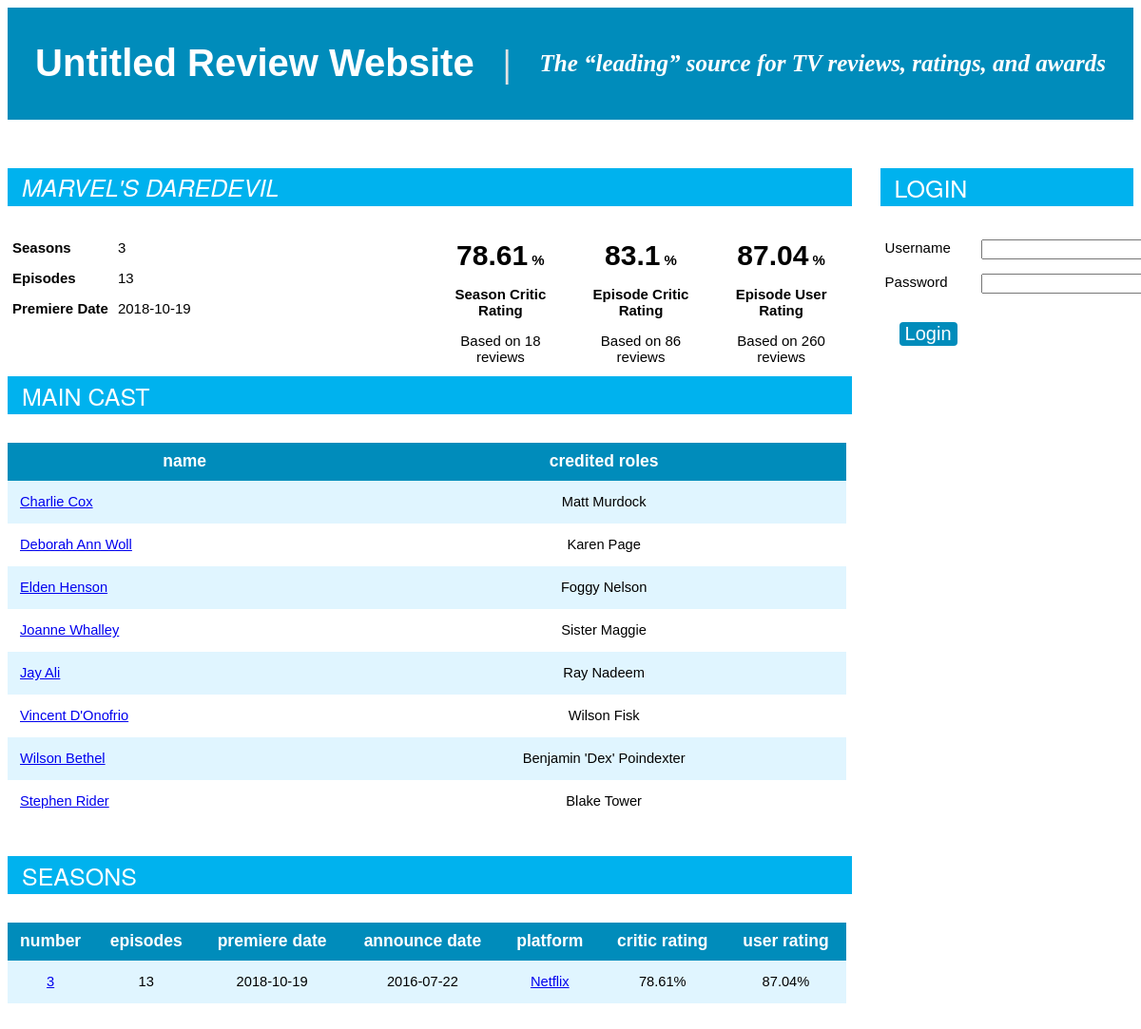
The page /scripts/serial.php?id=1 on the database its author committed.
### tables this page shows
CREATE TABLE IF NOT EXISTS CrewPerson
	(crewID INTEGER PRIMARY KEY AUTO_INCREMENT, 
	name VARCHAR(50), 
	birthdate DATE
);

CREATE TABLE IF NOT EXISTS Season
	(serialID INTEGER, 
	seasonID INTEGER, 
	orderingPlatformID INTEGER,
	announceDate DATE, 
	renewed BOOL,
	PRIMARY KEY(serialID, seasonID),
	FOREIGN KEY(serialID)
		REFERENCES Serial(serialID)
		ON DELETE CASCADE
		ON UPDATE CASCADE,
	FOREIGN KEY(orderingPlatformID)
		REFERENCES Platform(platformID)
		ON DELETE CASCADE
		ON UPDATE CASCADE
);

CREATE TABLE IF NOT EXISTS Platform
	(platformID INTEGER PRIMARY KEY AUTO_INCREMENT, 
	name VARCHAR(25), 
	isNetwork BOOL
);

### scripts/serial.php (the view, shortened to what this page needs)
<html>
	<head>
		<link href="style.css" rel="stylesheet" type="text/css">
		<div id=top>
			<a class="header-link" href="<?php echo "http://" . $_SERVER['HTTP_HOST']; ?>"><h1>Untitled Review Website</h1></a>
			<span class="separator"><b>|</b></span>
			<h2>The “leading” source for TV reviews, ratings, and awards</h2>
		</div>
	</head>
	<body>
		<div class="column-left">
<?php
$servername = "localhost:3306";
$username = "application";
$password = "applicationPASSWORD";
$dbname = "untitled_review_website";
$conn = new mysqli($servername, $username, $password, $dbname);
$serialID = $_GET['id'];
if (isset($_GET['title']) && !$conn->connect_error) {
	$title = (isset($_SESSION['is_admin']) && $_SESSION['is_admin'])?
		("<input type=\"text\" class=\"title\" name=\"title\" size=\"30\" value=\"" . $_GET['title'] . "\">") :
		$_GET['title'];
	echo "<span class=\"content-header\"><h3><i>" . $title . "&nbsp;</i></h3></span>";
	$missing = "<span class=\"no-rating\">N/A</span>";
	echo "<div class=\"wide column-left\">
		<table class=\"plain\">";
	$sql = "SELECT MAX(S.seasonID) AS count
			FROM Season S
			WHERE S.serialID = " . $serialID;
	$result = $conn->query($sql);
	if ($result->num_rows > 0) {
		$row = $result->fetch_assoc();
		$numSeasons = $row['count'];
	} else {
		$numSeasons = 0;
	}
	echo "<tr><th>Seasons</th><td>" . $numSeasons . "</td></tr>";
	$sql = "SELECT COUNT(E.progID) AS count, MIN(P.releaseDate) AS releaseDate
			FROM Program P, Episode E
			WHERE P.progID = E.progID
				AND E.serialID = " . $serialID . "
			GROUP BY E.serialID";
	$result = $conn->query($sql);
	if ($result->num_rows > 0) {
		$row = $result->fetch_assoc();
		$numEps = $row['count'];
		$releaseDate = $row['releaseDate'];
	} else {
		$numEps = 0;
		$releaseDate = $missing;
	}
	echo "<tr><th>Episodes</th><td>" . $numEps . "</td></tr>
			<tr><th>Premiere Date</th><td>" . $releaseDate . "</td></tr>
		</table>";
	echo "</div>";
	$sql = "SELECT AVG(R.rating) AS rating, SUM(R.count) AS count
			FROM (SELECT AVG(R2.rating) AS rating, COUNT(R2.rating) AS count
					FROM Review R2
					WHERE EXISTS(SELECT reviewID
								FROM CriticReview CR
								WHERE CR.reviewID = R2.reviewID)
						AND R2.serialID = " . $serialID . "
					GROUP BY R2.seasonID) R";
	$result = $conn->query($sql);
	$row = $result->fetch_assoc();
	$criticRating = isset($row['rating']) ? round($row['rating'], 2) : -1;
	$criticCount = empty($row['count']) ? 0 : $row['count'];
	$sql = "SELECT AVG(R.rating) AS rating, SUM(R.count) AS count
			FROM Episode E, (SELECT R2.progID, AVG(R2.rating) AS rating, COUNT(R2.rating) AS count
							FROM Review R2
							WHERE EXISTS(SELECT reviewID
										FROM CriticReview CR
										WHERE CR.reviewID = R2.reviewID)
							GROUP BY R2.progID) AS R
			WHERE R.progID = E.progID
				AND E.serialID = " . $serialID;
	$result = $conn->query($sql);
	$row = $result->fetch_assoc();
	$criticEpRating = isset($row['rating']) ? round($row['rating'], 2) : -1;
	$criticEpCount = empty($row['count']) ? 0 : $row['count'];
	$sql = "SELECT AVG(R.rating) AS rating, COUNT(R.rating) AS count
			FROM Review R, Episode E
			WHERE EXISTS(SELECT reviewID
						FROM UserReview UR
						WHERE UR.reviewID = R.reviewID)
				AND R.progID = E.progID
				AND E.serialID = " . $serialID;
	$result = $conn->query($sql);
	$row = $result->fetch_assoc();
	$userRating = round($row['rating'], 2);
	$userCount = empty($row['count']) ? 0 : $row['count'];
	echo "<div class=\"wide column-right\">
			<table class=\"plain right centered\" align=\"right\">
				<tr>
					<th><span class=\"rating\">" .
					(($criticRating == -1) ? ($missing . "</span>") : ($criticRating . "</span> %")) .
					"</th>
					<th><span class=\"rating\">" .
					(($criticEpRating == -1) ? ($missing . "</span>") : ($criticEpRating . "</span> %")) .
					"</th>
					<th><span class=\"rating\">" .
					(($userRating == -1) ? ($missing . "</span>") : ($userRating . "</span> %")) .
					"</th>
				</tr>
				<tr>
					<th>Season Critic Rating</th>
					<th>Episode Critic Rating</th>
					<th>Episode User Rating</th>
				</tr>
				<tr>
					<td width=\"150px\">Based on " . $criticCount . " reviews</td>
					<td width=\"150px\">Based on " . $criticEpCount . " reviews</td>
					<td width=\"150px\">Based on " . $userCount . " reviews</td>
				</tr>
			</table>
		</div>
		<p>&nbsp;</p>";
	echo "<span id=\"cast\" class=\"content-header\"><h3>Main Cast</h3></span>";
	$sql = "SELECT C.crewID, C.name
			FROM Episode E, WorksOn W, CrewPerson C
			WHERE E.progID = W.progID
				AND W.crewID = C.crewID
				AND W.roleID = \"Main cast\"
				AND E.serialID = " . $serialID . "
			GROUP BY C.crewID, C.name";
	$result = $conn->query($sql);
	if ($result->num_rows > 0) {
		echo "<table class=\"listing\">
				<tr><th>Name</th><th>Credited Roles</th>";
		while ($row = $result->fetch_assoc()){
			echo "<tr>
					<td><a href=\"http://" . $_SERVER['HTTP_HOST'] . "/crew?id=" . $row['crewID'] . "\">" . $row['name'] . "</a></td>
					<td align=\"center\">";
			$crewID = $row['crewID'];
			$innerSql = "SELECT DISTINCT(W.creditedAs)
						FROM Episode E, WorksOn W
						WHERE E.progID = W.progID
							AND W.crewID = " . $crewID . "
							AND E.serialID = " . $serialID;
			$innerResult = $conn->query($innerSql);
			if ($innerResult->num_rows > 0) {
				while ($innerRow = $innerResult->fetch_assoc()){
					echo "<p>" . $innerRow['creditedAs'] . "</p>";
				}
			} else {
				echo $missing;
			}
			echo "</td></tr>";
		}
		echo "</table>";
	} else {
		echo "<p>No results available...</p>";
	}
	echo "<span id=\"seasons\" class=\"content-header\"><h3>Seasons</h3></span>";
	$sql = "SELECT S.seasonID, S.announceDate, P.platformID, P.name
			FROM Season S LEFT JOIN Platform P
			ON S.orderingPlatformID = P.platformID
			WHERE S.serialID = " . $serialID . "
			ORDER BY S.seasonID";
	$result = $conn->query($sql);
	if ($result->num_rows > 0 || (isset($_SESSION['is_admin']) && $_SESSION['is_admin'])) {
		echo "<table class=\"listing\">
				<tr>
					<th width=\"30px\">Number</th>
					<th>Episodes</th>
					<th>Premiere Date</th>
					<th>Announce Date</th>
					<th>Platform</th>
					<th>Critic Rating</th>
					<th>User Rating</th>";
		echo "</tr>";
		while ($row = $result->fetch_assoc()){
			$seasonIndex = $row['seasonID'];
			$announceDate = ((empty($row['announceDate'])) ? $missing : $row['announceDate']);
			if (!empty($row['platformID']) && !empty($row['name'])) {
				$platform = "<a href=\"http://" . $_SERVER['HTTP_HOST'] . "/platform?id=" . $row['platformID'] . "\">" . $row['name'] . "</a>";
			} else {
				$platform = $missing;
			}
			echo "<tr>
					<td align=\"center\">
						<a href=\"http://" . $_SERVER['HTTP_HOST'] . "/season?serialID=" . $serialID . "&seasonID=" . $row['seasonID'] . "\">" . $row['seasonID'] . "</a>
					</td>";
			$innerSql = "SELECT COUNT(E.progID) AS count, MIN(P.releaseDate) AS premiereDate
						FROM Program P, Episode E
						WHERE P.progID = E.progID
							AND E.serialID = " . $serialID . "
							AND E.seasonID = " . $seasonIndex . "
						GROUP BY E.serialID, E.seasonID";
			$innerResult = $conn->query($innerSql);
			if ($innerResult->num_rows > 0) {
				$innerRow = $innerResult->fetch_assoc();
				$epCount = $innerRow['count'];
				$premiereDate = ((empty($innerRow['premiereDate'])) ? $missing : $innerRow['premiereDate']);
			} else {
				$epCount = 0;
				$premiereDate = $missing;
			}
			echo "<td align=\"center\">" . $epCount . "</td>
					<td align=\"center\">" . $premiereDate . "</td>
					<td align=\"center\">" . $announceDate . "</td>
					<td align=\"center\">" . $platform . "</td>";
			$innerSql = "SELECT AVG(R.rating) AS rating, COUNT(R.rating) AS count
						FROM Review R
						WHERE EXISTS(SELECT reviewID
									FROM CriticReview CR
									WHERE CR.reviewID = R.reviewID)
							AND R.serialID = " . $serialID . "
							AND R.seasonID = " . $seasonIndex;
			$innerResult = $conn->query($innerSql);
			if ($innerResult->num_rows > 0) {
				$innerRow = $innerResult->fetch_assoc();
				$criticRating = round($innerRow['rating'], 2) . "%";
			} else {
				$criticRating = '';
			}
			echo "<td align=\"center\">" . ((empty($criticRating) || $innerRow['rating'] == 0) ? $missing : $criticRating) . "</td>";
			$innerSql = "SELECT AVG(R.rating) AS rating
						FROM Review R, Episode E
						WHERE EXISTS(SELECT reviewID
									FROM UserReview UR
									WHERE UR.reviewID = R.reviewID)
							AND R.progID = E.progID
							AND E.serialID = " . $serialID . "
							AND E.seasonID = " . $seasonIndex;
			$innerResult = $conn->query($innerSql);
			if ($innerResult->num_rows > 0) {
				$innerRow = $innerResult->fetch_assoc();
				$userRating = round($innerRow['rating'], 2) . "%";
			} else {
				$userRating = '';
			}
			echo "<td align=\"center\">" . ((empty($userRating) || $innerRow['rating'] == 0) ? $missing : $userRating) . "</td>";
			echo "</td></tr>";
		}
		echo "</table>";
	} else {
		echo "<p>No results available...</p>";
	}
} else {
	echo "<span class=\"content-header\"><h3>Not Found</h3></span>
			<p>Serial information is not available...</p>";
}
?>
		</div>
		<div class="column-right">
<?php
$serialID = isset($_GET['id']) ? $_GET['id'] : $_POST['id'];
if (isset($_SESSION['logged_in']) && !isset($_POST['logout'])) {
	$user_descriptor = "<b>" . $_SESSION['username'] . "</b>";
	if (isset($_SESSION['is_critic']) && $_SESSION['is_critic']) {
		$servername = "localhost:3306";
		$username = "application";
		$password = "applicationPASSWORD";
		$dbname = "untitled_review_website";
		$conn = new mysqli($servername, $username, $password, $dbname);
		if (!$conn->connect_error) {
			$sql = "SELECT name FROM Critic WHERE dbUsername = '" . $_SESSION['username'] . "'";
			$result = $conn->query($sql);
			if ($result->num_rows > 0) {
				$row = $result->fetch_assoc();
				$user_descriptor = "<b>" . $row['name'] . "</b> (" . $_SESSION['username'] . ")";
			}
		}
		$conn->close();
	}
	echo "<div id=\"account\">
			<span class=\"content-header\"><h3>Account</h3></span>
					<p>Welcome, " . $user_descriptor . "</b>!</p>";
	if (isset($_SESSION['is_critic']) && $_SESSION['is_critic']) {
		echo "<p>Search for a program to add a review to, or click
			<a href=\"http://" . $_SERVER['HTTP_HOST'] . "/critic_management\">here</a>
			to view and update your reviews.</p>";
	}
	if (isset($_SESSION['is_admin']) && $_SESSION['is_admin']) {
		echo "<p>Click <a href=\"http://" . $_SERVER['HTTP_HOST'] . "/admin_management\">here</a>
			to add data to the review website database.</p>";
	}
	echo "<form action=\"" . $_SERVER['PHP_SELF'] . "\" method=\"post\">
			<input type=\"hidden\" name=\"id\" value=\"" . $serialID . "\">
			<button type=\"submit\" name=\"logout\">Logout</button>
		  </form>
		  </div>";
} else {
	echo "<div id=\"login-form\">
		  <span class=\"content-header\"><h3>Login</h3></span>
		  <form action=\"" . $_SERVER['PHP_SELF'] . "\" method=\"post\">
			<input type=\"hidden\" name=\"id\" value=\"" . $serialID . "\">
			<table class=\"plain\">
				<tr>
					<td>Username</td>
					<td><input type=\"text\" name=\"username\"
						value=\"" . (isset($_POST['username']) ? $_POST['username'] : '') . "\"</td>
				</tr>
				<tr>
					<td>Password</td>
					<td><input type=\"password\" name=\"password\"
						value=\"" . (isset($_POST['password']) ? $_POST['password'] : '') . "\"</td>
				</tr>
				<tr>
					<td><button type=\"submit\" name=\"login\">Login</button></td>
				</tr>
			</table>
		  </form>";
}
?>
		</div>
	</body>
</html>

### scripts/style.css (style rules this page uses)
html { overflow-y:scroll; }
#top { background-color:#008cbb; clear:both; display:flex; align-items:center; justify-content:center; height:15%; width:auto; margin:0px 0px 16px 0px; }
.column-left { float:left; width:75%; }
.column-right { float:right; width:22.5%; }
.wide { width:50%; }
.content-header { background-color:#00B2EE; clear:both; margin-top:35px; margin-bottom:30px; display:block; padding-left:15px; line-height:40px; }
.separator { color:#e3e3e3; font-size:40; display:inline; margin-left:30px; margin-right:30px; }
h1 { color:white; font-size:40; font-family:sans-serif; display:inline; }
h2 { color:white; font-size:25; display:inline; font-style:italic; font-family:serif; }
h3 { color:white; font-size:25; display:inline; font-family:"HelveticaNeue-Light", "Helvetica Neue Light", "Helvetica Neue", Helvetica, Arial, "Lucida Grande", sans-serif; font-weight:200; text-transform:uppercase; }
p { font-family:sans-serif; }
table.plain { font-family:sans-serif; border-collapse:collapse; font-size:15; padding:30px; }
table.plain th, table.plain td { padding:5px; padding-bottom:10px; vertical-align:top; }
table.plain th { text-align:left; font-size:15; font-weight:bold; }
table.centered th, table.centered td { text-align:center; }
table.listing { clear:both; width:73.5vw; font-family:sans-serif; border-collapse:collapse; font-size:11pt; margin-bottom:30px; }
table.listing th { background-color:#008cbb; color:white; text-align:center; padding:0px 13px 0px 13px; text-transform:lowercase; font-size:17.5px; }
table.listing tr { height:45px; }
table.listing tr:nth-child(1) { height:40px; }
table.listing tr:nth-child(even) { background-color:#e0f5ff; }
table.listing tr:nth-child(odd) { background-color:white; }
table.listing td { padding:5px 13px 5px 13px; }
.header-link { text-decoration:none; }
.rating { font-weight:bold; font-size:30px; }
button, input[type=button] { background-color:#008cbb; border:none; color:white; border-radius:4px; font-size:20; margin:15px; }
.right { float:right; }

### rows shown on the page
crewperson: name "Charlie Cox", creditedAs "Matt Murdock"
crewperson: name "Deborah Ann Woll", creditedAs "Karen Page"
crewperson: name "Elden Henson", creditedAs "Foggy Nelson"
crewperson: name "Joanne Whalley", creditedAs "Sister Maggie"
crewperson: name "Jay Ali", creditedAs "Ray Nadeem"
crewperson: name "Vincent D'Onofrio", creditedAs "Wilson Fisk"
crewperson: name "Wilson Bethel", creditedAs "Benjamin 'Dex' Poindexter"
crewperson: name "Stephen Rider", creditedAs "Blake Tower"
season: seasonID "3", epCount "13", premiereDate "2018-10-19", announceDate "2016-07-22", orderingPlatformID.name "Netflix", criticRating "78.61%", userRating "87.04%"

### other values the page prints
$_GET['title'] "MARVEL'S DAREDEVIL"
$numSeasons "3"
$numEps "13"
$releaseDate "2018-10-19"
$criticRating "78.61"
$criticEpRating "83.1"
$userRating "87.04"
$criticCount "18"
$criticEpCount "86"
$userCount "260"
